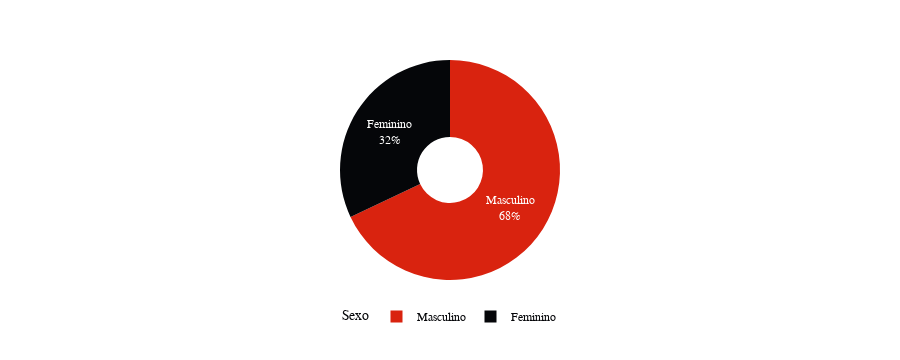

Source (notebook cell):
### Code cell
sex_donut = px.pie(
    sex_groupby,
    values='count',
    names='sex_labels',
    color='sex_labels',
    color_discrete_map = {'Feminino': color_pal[0], 'Masculino': color_pal[3]},
    hole=0.3,
    labels = {'sex_labels': 'Sexo', 'count': 'Num Pacientes'},


)

sex_donut.update_traces(textinfo='percent+label')

# Layout

sex_donut.update_layout(

    font=dict(family ='Fira Code, sans-serif', color = color_pal[0], size=12),

    legend=dict(
        title='Sexo',
        orientation='h',
        x=0.5,
        xanchor='center',
    ),
)

sex_donut.show()

### Figure 1 — Plotly figure (JSON) as saved in the notebook; plotly's stock layout.template omitted (floating-point values rounded to 4 significant figures)
{"data": [{"customdata": [["Feminino"], ["Feminino"], ["Masculino"], ["Masculino"]], "domain": {"x": [0, 1], "y": [0, 1]}, "hole": 0.3, "hovertemplate": "Sexo=%{customdata[0]}<br>Num Pacientes=%{value}<extra></extra>", "labels": ["Feminino", "Feminino", "Masculino", "Masculino"], "legendgroup": "", "marker": {"colors": ["#050609", "#050609", "#D9230F", "#D9230F"]}, "name": "", "showlegend": true, "textinfo": "percent+label", "type": "pie", "values": [72, 25, 92, 114]}], "layout": {"font": {"color": "#050609", "family": "Fira Code, sans-serif", "size": 12}, "height": 360, "legend": {"orientation": "h", "title": {"text": "Sexo"}, "tracegroupgap": 0, "x": 0.5, "xanchor": "center", "y": -0.1}, "margin": {"t": 60}}}
